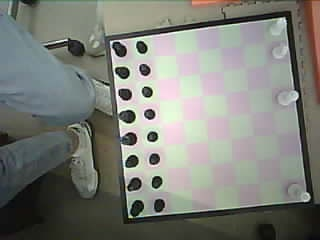
#> input picture latest_raw.jpg, 320 x 240 px
$ python -i board_detector.py   (imports and definitions only)
#> lines starting #> are read from the running program, lines starting #| are printed output that depends on the picture; after the words box and inside, x2 and y2 are one past the last pixel; in counts of white or black regions, pixels touching at a corner belong together
#> further down, picture is the input picture: shape (240, 320, 3); mean B, G, R 120.1, 127.2, 125
from __future__ import annotations

from typing import Optional

import cv2
import numpy as np


def build_black_mask(image: np.ndarray) -> np.ndarray:
    """
    Detect dark/black regions corresponding to the outer border.
    """
    hsv = cv2.cvtColor(image, cv2.COLOR_BGR2HSV)
#> hsv: shape (240, 320, 3); mean H, S, V 62.7, 34, 131

    # Black / dark gray range
    lower_black = np.array([0, 0, 0], dtype=np.uint8)
    upper_black = np.array([180, 255, 80], dtype=np.uint8)

    mask = cv2.inRange(hsv, lower_black, upper_black)
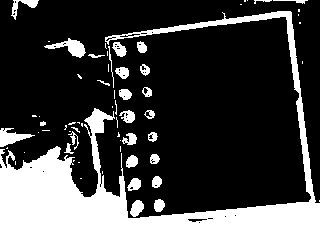
#> mask: shape (240, 320); 26.3% white; 65 white regions (37 under 20 px), largest, box (x1, y1, x2, y2) and area: (0, 11, 320, 240) 17219, (44, 38, 86, 58) 342, (0, 128, 35, 147) 316

    kernel = np.ones((5, 5), np.uint8)
    mask = cv2.morphologyEx(mask, cv2.MORPH_CLOSE, kernel, iterations=2)
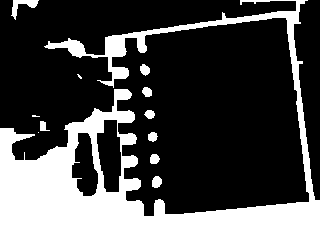
#> mask: shape (240, 320); 29.3% white; 12 white regions (3 under 20 px), largest, box (x1, y1, x2, y2) and area: (0, 0, 320, 240) 21755, (11, 0, 39, 20) 202, (152, 176, 162, 188) 96
    mask = cv2.morphologyEx(mask, cv2.MORPH_OPEN, kernel, iterations=1)
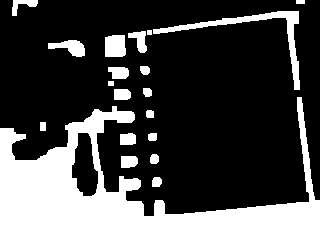
#> mask: shape (240, 320); 28.5% white; 20 white regions

    return mask


def build_color_mask(image: np.ndarray) -> np.ndarray:
    """
    Auxiliary mask for the pink and green chessboard squares.
    Used only to validate candidate board regions.
    """
    hsv = cv2.cvtColor(image, cv2.COLOR_BGR2HSV)

    # Green
    lower_green = np.array([35, 20, 80], dtype=np.uint8)
    upper_green = np.array([95, 140, 255], dtype=np.uint8)

    # Pink
    lower_pink = np.array([140, 20, 80], dtype=np.uint8)
    upper_pink = np.array([179, 170, 255], dtype=np.uint8)

    mask_green = cv2.inRange(hsv, lower_green, upper_green)
    mask_pink = cv2.inRange(hsv, lower_pink, upper_pink)

    mask = cv2.bitwise_or(mask_green, mask_pink)

    kernel = np.ones((7, 7), np.uint8)
    mask = cv2.morphologyEx(mask, cv2.MORPH_CLOSE, kernel, iterations=2)
    mask = cv2.morphologyEx(mask, cv2.MORPH_OPEN, kernel, iterations=1)

    return mask


def contour_to_quad(contour: np.ndarray) -> np.ndarray:
    """
    Convert a contour to a 4-point quadrilateral.
    Prefer approxPolyDP; fall back to minAreaRect.
    """
    perimeter = cv2.arcLength(contour, True)
    approx = cv2.approxPolyDP(contour, 0.03 * perimeter, True)

    if len(approx) == 4:
        return approx.reshape(4, 2).astype(np.float32)

    rect = cv2.minAreaRect(contour)
    box = cv2.boxPoints(rect)
    return np.array(box, dtype=np.float32)


def quad_bounds(corners: np.ndarray, image_shape: tuple[int, ...]) -> tuple[int, int, int, int]:
    """
    Compute a clipped bounding rectangle for a 4-point quadrilateral.
    """
    h, w = image_shape[:2]

    xs = corners[:, 0]
    ys = corners[:, 1]

    x1 = max(0, int(np.floor(xs.min())))
    y1 = max(0, int(np.floor(ys.min())))
    x2 = min(w, int(np.ceil(xs.max())))
    y2 = min(h, int(np.ceil(ys.max())))

    return x1, y1, x2, y2


def candidate_has_board_colors(
    image: np.ndarray,
    corners: np.ndarray,
    min_color_ratio: float = 0.12,
) -> bool:
    """
    Validate that a candidate board region contains enough pink/green area.
    This helps reject unrelated black objects.
    """
    x1, y1, x2, y2 = quad_bounds(corners, image.shape)

    if x2 <= x1 or y2 <= y1:
        return False

    roi = image[y1:y2, x1:x2]
    color_mask = build_color_mask(roi)

    color_ratio = float(np.count_nonzero(color_mask)) / float(color_mask.size)
    return color_ratio >= min_color_ratio


def find_largest_quadrilateral(image: np.ndarray) -> Optional[np.ndarray]:
    """
    Main detection:
    1. Detect dark/black border candidates
    2. Find large contours
    3. Convert to quadrilateral
    4. Validate candidate using internal pink/green content
    """
    black_mask = build_black_mask(image)

    contours, _ = cv2.findContours(black_mask, cv2.RETR_EXTERNAL, cv2.CHAIN_APPROX_SIMPLE)
#> contours = 20 contours, 1 with area under 20; largest, box (x1, y1, x2, y2) and area: (0, 97, 320, 240) 18492, (153, 11, 300, 90) 1120, (105, 35, 126, 57) 396, (48, 40, 85, 57) 310, (128, 31, 147, 53) 194

    # Sort by area descending so we test the strongest candidate first
    contours = sorted(contours, key=cv2.contourArea, reverse=True)

    for contour in contours:
        area = cv2.contourArea(contour)
        if area < 5000:
            continue

        quad = contour_to_quad(contour)

        if candidate_has_board_colors(image, quad, min_color_ratio=0.12):
            return quad
#> this loop made 1 pass
#> (area, perimeter in contour_to_quad, rect in contour_to_quad, quad) on pass 1: (18492.5, 1375.5, ((159.5, 168), (142, 319), -90), [[319, 239], [-4.35e-15, 239], [0, 97], [319, 97]])
#> pass 1, in candidate_has_board_colors, `roi = image[y1:y2, x1:x2]`:
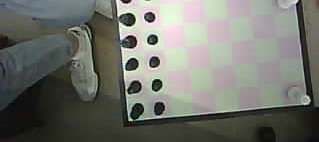
#> roi: shape (142, 319, 3); mean B, G, R 108.4, 115.8, 113.8
#> pass 1, in build_color_mask, `mask_green = cv2.inRange(hsv, lower_green, upper_green)`:
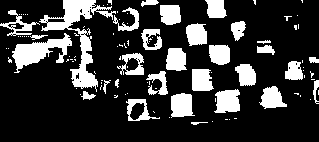
#> mask_green: shape (142, 319); 21.2% white; 105 white regions (75 under 20 px), largest, box (x1, y1, x2, y2) and area: (39, 0, 116, 92) 1735, (12, 33, 72, 73) 996, (214, 89, 240, 113) 496
#> pass 1, in build_color_mask, `mask_pink = cv2.inRange(hsv, lower_pink, upper_pink)`:
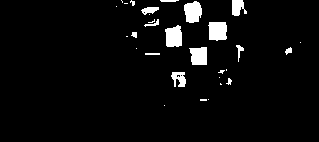
#> mask_pink: shape (142, 319); 4.3% white; 30 white regions (16 under 20 px), largest, box (x1, y1, x2, y2) and area: (208, 22, 227, 41) 319, (184, 1, 202, 23) 310, (165, 25, 182, 47) 310

    return None


def draw_detected_corners(image: np.ndarray, corners: np.ndarray) -> np.ndarray:
    debug_image = image.copy()

    for idx, (x, y) in enumerate(corners.astype(int)):
        cv2.circle(debug_image, (x, y), 10, (0, 0, 255), -1)
        cv2.putText(
            debug_image,
            str(idx),
            (x + 10, y - 10),
            cv2.FONT_HERSHEY_SIMPLEX,
            0.8,
            (255, 0, 0),
            2,
            cv2.LINE_AA,
        )

    pts = corners.astype(int).reshape((-1, 1, 2))
    cv2.polylines(debug_image, [pts], isClosed=True, color=(0, 255, 0), thickness=3)

    return debug_image


def draw_black_mask_debug(image: np.ndarray) -> np.ndarray:
    mask = build_black_mask(image)
    return cv2.cvtColor(mask, cv2.COLOR_GRAY2BGR)


def draw_color_mask_debug(image: np.ndarray) -> np.ndarray:
    mask = build_color_mask(image)
    return cv2.cvtColor(mask, cv2.COLOR_GRAY2BGR)

>>> import cv2
>>> picture = cv2.imread('../../../../latest_raw.jpg')
>>> result = find_largest_quadrilateral(picture)
#> result = [[319, 239], [-4.35e-15, 239], [0, 97], [319, 97]]
